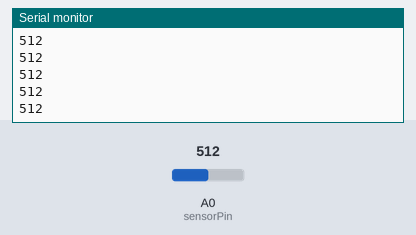
A sketch run on a simulated Arduino Uno, built with avr-gcc and run on an emulated ATmega328P. Parts: the last lines printed to the serial monitor. The test bench sets the inputs (shaded band); at power-on: A0 (sensorPin) = 512.

Above: at 1.2 s.
1.3 s: A0 (sensorPin) set to 610
At 1.9 s:
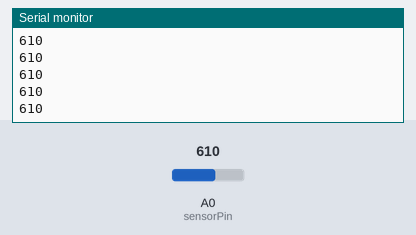
2.8 s: A0 (sensorPin) set to 590
At 3.9 s:
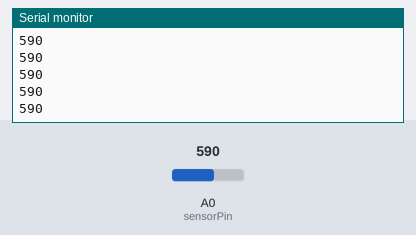
Timing chart, 0 to 5.8 s (numbered marks = the images above; inputs shaded):
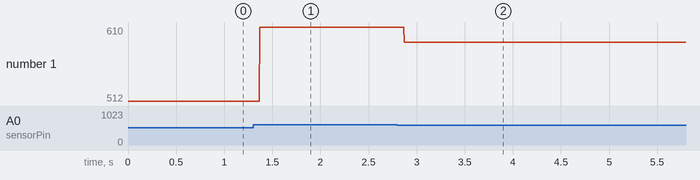

The sketch:

Analog_Input_3led.ino
```cpp
int sensorPin = A0;

int ledPin1 = 2;
int ledPin2 = 3;
int ledPin3 = 4;
int sensorValue = 0;

void setup() {
  Serial.begin(9600);
  pinMode(ledPin1,INPUT);
  pinMode(ledPin2,INPUT);
  pinMode(ledPin3,INPUT);
}

void loop() {
  sensorValue = analogRead(sensorPin);
  Serial.println(sensorValue);

  if(sensorValue<100){
    digitalWrite(ledPin1,1);
    digitalWrite(ledPin2,0);
    digitalWrite(ledPin3,0);
//    delay(100);
//    digitalWrite(ledPin1,0);
//    digitalWrite(ledPin2,0);
//    digitalWrite(ledPin3,0);
//    delay(100);
  }
  else if(sensorValue<300){
    digitalWrite(ledPin2,1);
    digitalWrite(ledPin1,0);
    digitalWrite(ledPin3,0);
  }
  else if(sensorValue<600){
    digitalWrite(ledPin3,1);
    digitalWrite(ledPin1,0);
    digitalWrite(ledPin2,0);
  }
  else{
    digitalWrite(ledPin1,0);
    digitalWrite(ledPin2,0);
    digitalWrite(ledPin3,0);
  }
}
```

Measured:
- after the input at 1.3 s, the serial monitor: prints a new line after 0.07 s (image 1)
- after the input at 2.8 s, the serial monitor: prints a new line after 0.07 s (image 2)
- plotted number 1: 512 → 610 after the input at 1.3 s, 610 → 590 after the input at 2.8 s
